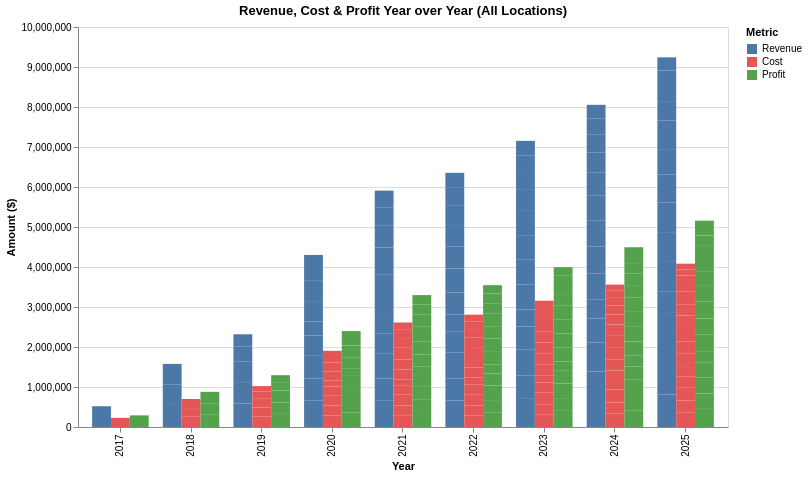

Source (notebook cell):
### Code cell
chart = (
    alt.Chart(melted)
    .mark_bar()
    .encode(
        x=alt.X("Year:O", title="Year"),
        y=alt.Y("Amount:Q", title="Amount ($)"),
        color=alt.Color("Metric:N", title="Metric",
                        scale=alt.Scale(domain=["Revenue", "Cost", "Profit"],
                                        range=["#4c78a8", "#e45756", "#54a24b"])),
        xOffset="Metric:N",
        tooltip=[
            "Year:O",
            "Metric:N",
            alt.Tooltip("Amount:Q", title="Amount", format="$,.2f"),
        ],
    )
    .properties(title="Revenue, Cost & Profit Year over Year (All Locations)", width=650, height=400)
)

chart

### Figure 1 — Vega-Lite specification as saved in the notebook (floating-point values rounded to 4 significant figures; data arrays with more than 128 entries replaced by an {"elided": "..."} marker saying what was removed)
{"config": {"view": {"continuousWidth": 300, "continuousHeight": 300}}, "data": {"name": "data-2a3363c8a7ffc5f531e1a73eefa88b35"}, "mark": {"type": "bar"}, "encoding": {"color": {"field": "Metric", "scale": {"domain": ["Revenue", "Cost", "Profit"], "range": ["#4c78a8", "#e45756", "#54a24b"]}, "title": "Metric", "type": "nominal"}, "tooltip": [{"field": "Year", "type": "ordinal"}, {"field": "Metric", "type": "nominal"}, {"field": "Amount", "format": "$,.2f", "title": "Amount", "type": "quantitative"}], "x": {"field": "Year", "title": "Year", "type": "ordinal"}, "xOffset": {"field": "Metric", "type": "nominal"}, "y": {"field": "Amount", "title": "Amount ($)", "type": "quantitative"}}, "height": 400, "title": "Revenue, Cost & Profit Year over Year (All Locations)", "width": 650, "$schema": "https://vega.github.io/schema/vega-lite/v5.20.1.json", "datasets": {"data-2a3363c8a7ffc5f531e1a73eefa88b35": {"elided": "246 records"}}}
